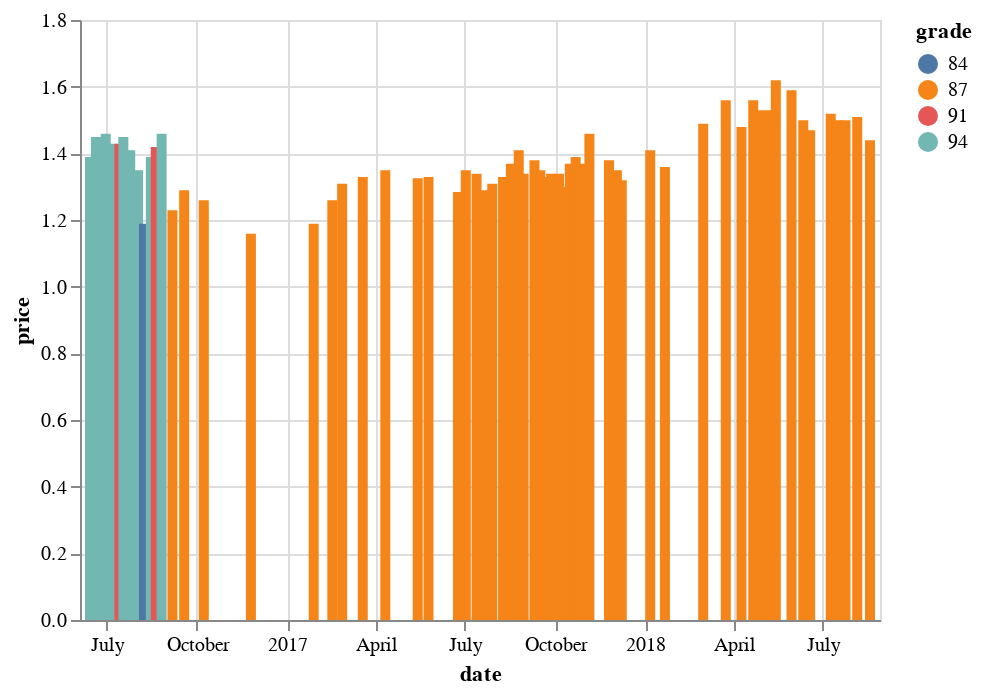

Notebook cell for this chart:
### Code cell
hover = alt.selection_single(on='mouseover', nearest=False, empty='none')

base = alt.Chart().mark_bar().encode(
    x='date:T',
    y='price:Q',
    color=alt.condition(hover, alt.value('gray'),'grade:N')
)

chart = base.mark_bar().add_selection(
    hover
).interactive()

chart += base.mark_text(dy=-5).encode(
    text = 'grade:N',
    opacity = alt.condition(hover, alt.value(1), alt.value(0))
)
chart.data=data
chart

### Figure 1 — Vega-Lite specification as saved in the notebook (floating-point values rounded to 4 significant figures)
{"$schema": "https://vega.github.io/schema/vega-lite/v2.6.0.json", "config": {"view": {"height": 300, "width": 400}}, "data": {"name": "data-4b362a8ad2381def531a7a63e4bb0177"}, "datasets": {"data-4b362a8ad2381def531a7a63e4bb0177": [{"cost": 7.12, "date": "2016-06-14 00:00:00+00:00", "fueleff": null, "grade": 94, "litre": 5.129, "odometer": 10795, "price": 1.389, "tank": 33.53}, {"cost": 7.51, "date": "2016-06-20 00:00:00+00:00", "fueleff": 16.68, "grade": 94, "litre": 5.185, "odometer": 10967, "price": 1.449, "tank": 31.24}, {"cost": 6.17, "date": "2016-06-24 00:00:00+00:00", "fueleff": 22.9, "grade": 94, "litre": 4.273, "odometer": 11129, "price": 1.444, "tank": 37.21}, {"cost": 6.98, "date": "2016-06-30 00:00:00+00:00", "fueleff": 25.45, "grade": 94, "litre": 4.786, "odometer": 11288, "price": 1.459, "tank": 33.43}, {"cost": 6.78, "date": "2016-07-07 00:00:00+00:00", "fueleff": 27.08, "grade": 94, "litre": 4.742, "odometer": 11448, "price": 1.429, "tank": 32.26}, {"cost": 6.29, "date": "2016-07-14 00:00:00+00:00", "fueleff": 28.27, "grade": 91, "litre": 4.4, "odometer": 11601, "price": 1.429, "tank": 36.59}, {"cost": 7.34, "date": "2016-07-18 00:00:00+00:00", "fueleff": 28.79, "grade": 94, "litre": 5.068, "odometer": 11762, "price": 1.449, "tank": 34.53}, {"cost": 6.23, "date": "2016-07-25 00:00:00+00:00", "fueleff": 30.05, "grade": 94, "litre": 4.424, "odometer": 11937, "price": 1.409, "tank": 40.01}, {"cost": 7.2, "date": "2016-08-02 00:00:00+00:00", "fueleff": 30.43, "grade": 94, "litre": 5.338, "odometer": 12114, "price": 1.349, "tank": 30.54}, {"cost": 5.73, "date": "2016-08-08 00:00:00+00:00", "fueleff": 30.77, "grade": 84, "litre": 4.821, "odometer": 12277, "price": 1.189, "tank": 34.23}, {"cost": 6.82, "date": "2016-08-15 00:00:00+00:00", "fueleff": 31.03, "grade": 94, "litre": 4.909, "odometer": 12442, "price": 1.389, "tank": 41.15}, {"cost": 7.53, "date": "2016-08-20 00:00:00+00:00", "fueleff": 31.67, "grade": 91, "litre": 5.307, "odometer": 12644, "price": 1.419, "tank": 33.35}, {"cost": 6.85, "date": "2016-08-26 00:00:00+00:00", "fueleff": 32.12, "grade": 94, "litre": 4.693, "odometer": 12821, "price": 1.459, "tank": 33.88}, {"cost": 5.99, "date": "2016-09-06 00:00:00+00:00", "fueleff": 32.16, "grade": 87, "litre": 4.871, "odometer": 12980, "price": 1.229, "tank": 29.56}, {"cost": 6.02, "date": "2016-09-18 00:00:00+00:00", "fueleff": 32.07, "grade": 87, "litre": 4.669, "odometer": 13124, "price": 1.289, "tank": 33.63}, {"cost": 5.91, "date": "2016-10-08 00:00:00+00:00", "fueleff": 32.16, "grade": 87, "litre": 4.691, "odometer": 13281, "price": 1.259, "tank": 34.32}, {"cost": 5.75, "date": "2016-11-25 00:00:00+00:00", "fueleff": 32.18, "grade": 87, "litre": 4.958, "odometer": 13442, "price": 1.159, "tank": 31.46}, {"cost": 5.63, "date": "2017-01-28 00:00:00+00:00", "fueleff": 32.22, "grade": 87, "litre": 4.733, "odometer": 13598, "price": 1.189, "tank": 31.48}, {"cost": 5.71, "date": "2017-02-16 00:00:00+00:00", "fueleff": 32.25, "grade": 87, "litre": 4.538, "odometer": 13747, "price": 1.259, "tank": 29.97}, {"cost": 6.11, "date": "2017-02-26 00:00:00+00:00", "fueleff": 32.1, "grade": 87, "litre": 4.666, "odometer": 13883, "price": 1.309, "tank": 29.79}, {"cost": 6.22, "date": "2017-03-19 00:00:00+00:00", "fueleff": 31.99, "grade": 87, "litre": 4.682, "odometer": 14022, "price": 1.329, "tank": 33.53}, {"cost": 6.65, "date": "2017-04-11 00:00:00+00:00", "fueleff": 31.98, "grade": 87, "litre": 4.932, "odometer": 14179, "price": 1.349, "tank": 34.06}, {"cost": 6.34, "date": "2017-05-14 00:00:00+00:00", "fueleff": 32.11, "grade": 87, "litre": 4.788, "odometer": 14347, "price": 1.325, "tank": 30.49}, {"cost": 6.37, "date": "2017-05-25 00:00:00+00:00", "fueleff": 32.05, "grade": 87, "litre": 4.782, "odometer": 14493, "price": 1.329, "tank": 29.49}, {"cost": 5.57, "date": "2017-06-24 00:00:00+00:00", "fueleff": 32.07, "grade": 87, "litre": 4.321, "odometer": 14634, "price": 1.284, "tank": 39.81}, {"cost": 7.22, "date": "2017-07-02 00:00:00+00:00", "fueleff": 32.07, "grade": 87, "litre": 5.352, "odometer": 14806, "price": 1.349, "tank": 33.07}, {"cost": 6.21, "date": "2017-07-13 00:00:00+00:00", "fueleff": 32.29, "grade": 87, "litre": 4.637, "odometer": 14983, "price": 1.339, "tank": 31.92}, {"cost": 5.45, "date": "2017-07-21 00:00:00+00:00", "fueleff": 32.38, "grade": 87, "litre": 4.228, "odometer": 15131, "price": 1.289, "tank": 38.79}, {"cost": 6.57, "date": "2017-07-29 00:00:00+00:00", "fueleff": 32.39, "grade": 87, "litre": 5.022, "odometer": 15295, "price": 1.309, "tank": 38.03}, {"cost": 6.91, "date": "2017-08-09 00:00:00+00:00", "fueleff": 32.54, "grade": 87, "litre": 5.203, "odometer": 15486, "price": 1.329, "tank": 28.25}, {"cost": 6.2, "date": "2017-08-17 00:00:00+00:00", "fueleff": 32.54, "grade": 87, "litre": 4.53, "odometer": 15633, "price": 1.369, "tank": 39.29}, {"cost": 6.8, "date": "2017-08-25 00:00:00+00:00", "fueleff": 32.68, "grade": 87, "litre": 4.829, "odometer": 15811, "price": 1.409, "tank": 25.89}, {"cost": 4.64, "date": "2017-08-30 00:00:00+00:00", "fueleff": 32.75, "grade": 87, "litre": 3.467, "odometer": 15936, "price": 1.339, "tank": 55.38}, {"cost": 7.32, "date": "2017-09-10 00:00:00+00:00", "fueleff": 32.86, "grade": 87, "litre": 5.302, "odometer": 16128, "price": 1.379, "tank": 24.9}, {"cost": 5.19, "date": "2017-09-16 00:00:00+00:00", "fueleff": 32.9, "grade": 87, "litre": 3.845, "odometer": 16260, "price": 1.349, "tank": 36.15}, {"cost": 5.76, "date": "2017-09-21 00:00:00+00:00", "fueleff": 32.88, "grade": 87, "litre": 4.335, "odometer": 16399, "price": 1.329, "tank": 36.68}, {"cost": 6.33, "date": "2017-09-27 00:00:00+00:00", "fueleff": 32.9, "grade": 87, "litre": 4.727, "odometer": 16558, "price": 1.339, "tank": 31.52}, {"cost": 5.69, "date": "2017-10-05 00:00:00+00:00", "fueleff": 32.95, "grade": 87, "litre": 4.252, "odometer": 16707, "price": 1.339, "tank": 31.04}, {"cost": 5.8, "date": "2017-10-10 00:00:00+00:00", "fueleff": 32.87, "grade": 87, "litre": 4.465, "odometer": 16839, "price": 1.299, "tank": 36.73}, {"cost": 6.82, "date": "2017-10-16 00:00:00+00:00", "fueleff": 32.88, "grade": 87, "litre": 4.885, "odometer": 17003, "price": 1.369, "tank": 31.73}, {"cost": 6.89, "date": "2017-10-22 00:00:00+00:00", "fueleff": 32.84, "grade": 87, "litre": 4.958, "odometer": 17158, "price": 1.389, "tank": 32.27}, {"cost": 6.06, "date": "2017-10-27 00:00:00+00:00", "fueleff": 32.92, "grade": 87, "litre": 4.426, "odometer": 17318, "price": 1.369, "tank": 30.5}, {"cost": 6.43, "date": "2017-11-05 00:00:00+00:00", "fueleff": 32.87, "grade": 87, "litre": 4.405, "odometer": 17453, "price": 1.459, "tank": 31.33}, {"cost": 6.38, "date": "2017-11-25 00:00:00+00:00", "fueleff": 32.8, "grade": 87, "litre": 4.627, "odometer": 17591, "price": 1.379, "tank": 27.02}, {"cost": 4.9, "date": "2017-12-03 00:00:00+00:00", "fueleff": 32.83, "grade": 87, "litre": 3.633, "odometer": 17716, "price": 1.349, "tank": 39.36}, {"cost": 6.26, "date": "2017-12-08 00:00:00+00:00", "fueleff": 32.77, "grade": 87, "litre": 4.747, "odometer": 17859, "price": 1.319, "tank": 27.81}, {"cost": 5.61, "date": "2018-01-06 00:00:00+00:00", "fueleff": 32.77, "grade": 87, "litre": 3.982, "odometer": 17991, "price": 1.409, "tank": 31.89}, {"cost": 5.51, "date": "2018-01-21 00:00:00+00:00", "fueleff": 32.75, "grade": 87, "litre": 4.057, "odometer": 18118, "price": 1.359, "tank": 32.54}, {"cost": 6.17, "date": "2018-03-01 00:00:00+00:00", "fueleff": 32.73, "grade": 87, "litre": 4.144, "odometer": 18250, "price": 1.489, "tank": 36.2}, {"cost": 6.85, "date": "2018-03-24 00:00:00+00:00", "fueleff": 32.76, "grade": 87, "litre": 4.396, "odometer": 18400, "price": 1.559, "tank": 25.93}, {"cost": 5.52, "date": "2018-04-09 00:00:00+00:00", "fueleff": 32.72, "grade": 87, "litre": 3.734, "odometer": 18514, "price": 1.479, "tank": 31.87}, {"cost": 6.67, "date": "2018-04-21 00:00:00+00:00", "fueleff": 32.63, "grade": 87, "litre": 4.281, "odometer": 18633, "price": 1.559, "tank": 33.64}, {"cost": 6.5, "date": "2018-04-24 00:00:00+00:00", "fueleff": 32.66, "grade": 87, "litre": 4.253, "odometer": 18777, "price": 1.529, "tank": 38.56}, {"cost": 6.96, "date": "2018-05-04 00:00:00+00:00", "fueleff": 32.72, "grade": 87, "litre": 4.554, "odometer": 18941, "price": 1.529, "tank": 33.38}, {"cost": 6.66, "date": "2018-05-14 00:00:00+00:00", "fueleff": 32.79, "grade": 87, "litre": 4.114, "odometer": 19093, "price": 1.619, "tank": 29.65}, {"cost": 6.36, "date": "2018-05-30 00:00:00+00:00", "fueleff": 32.75, "grade": 87, "litre": 4, "odometer": 19215, "price": 1.589, "tank": 33}, {"cost": 6.11, "date": "2018-06-11 00:00:00+00:00", "fueleff": 32.74, "grade": 87, "litre": 4.075, "odometer": 19347, "price": 1.499, "tank": 32.64}, {"cost": 5.92, "date": "2018-06-18 00:00:00+00:00", "fueleff": 32.75, "grade": 87, "litre": 4.03, "odometer": 19480, "price": 1.469, "tank": 34.24}, {"cost": 6.4, "date": "2018-07-09 00:00:00+00:00", "fueleff": 32.75, "grade": 87, "litre": 4.212, "odometer": 19618, "price": 1.519, "tank": 33.48}, {"cost": 6.64, "date": "2018-07-16 00:00:00+00:00", "fueleff": 32.73, "grade": 87, "litre": 4.43, "odometer": 19759, "price": 1.499, "tank": 34.99}, {"cost": 6.63, "date": "2018-07-24 00:00:00+00:00", "fueleff": 32.77, "grade": 87, "litre": 4.421, "odometer": 19914, "price": 1.499, "tank": 34.83}, {"cost": 5.42, "date": "2018-08-05 00:00:00+00:00", "fueleff": 32.9, "grade": 87, "litre": 3.592, "odometer": 20068, "price": 1.509, "tank": 41.2}, {"cost": 7.17, "date": "2018-08-18 00:00:00+00:00", "fueleff": 32.84, "grade": 87, "litre": 4.982, "odometer": 20216, "price": 1.439, "tank": null}]}, "layer": [{"encoding": {"color": {"condition": {"selection": "selector106", "value": "gray"}, "field": "grade", "type": "nominal"}, "x": {"field": "date", "type": "temporal"}, "y": {"field": "price", "type": "quantitative"}}, "mark": "bar", "selection": {"selector106": {"empty": "none", "fields": ["_vgsid_"], "nearest": false, "on": "mouseover", "resolve": "global", "type": "single"}, "selector107": {"bind": "scales", "encodings": ["x", "y"], "mark": {"fill": "#333", "fillOpacity": 0.125, "stroke": "white"}, "on": "[mousedown, window:mouseup] > window:mousemove!", "resolve": "global", "translate": "[mousedown, window:mouseup] > window:mousemove!", "type": "interval", "zoom": "wheel!"}}}, {"encoding": {"color": {"condition": {"selection": "selector106", "value": "gray"}, "field": "grade", "type": "nominal"}, "opacity": {"condition": {"selection": "selector106", "value": 1}, "value": 0}, "text": {"field": "grade", "type": "nominal"}, "x": {"field": "date", "type": "temporal"}, "y": {"field": "price", "type": "quantitative"}}, "mark": {"dy": -5, "type": "text"}}]}
